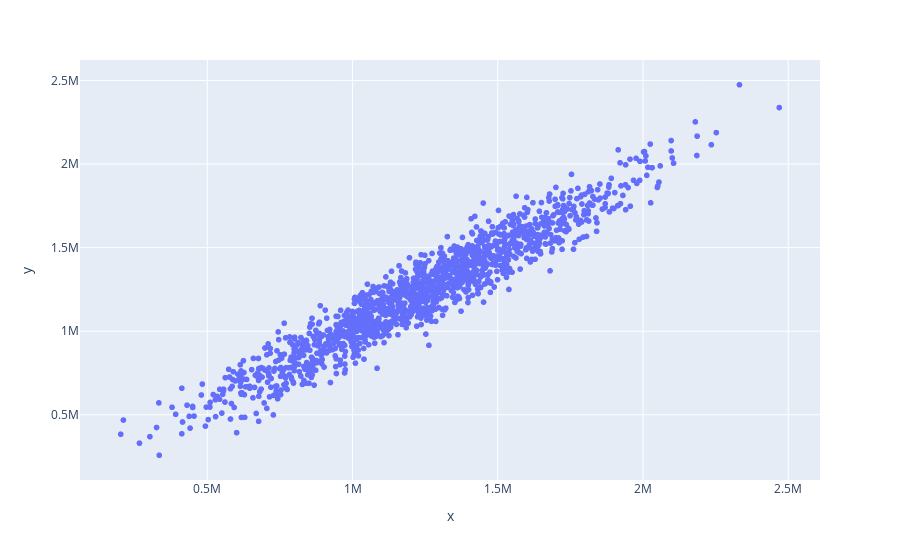

Notebook code cell kept with this figure:
### Code cell
#Comparamos la prediccion con lo datos reales,mes decir, predictions con Y_test 
fig = px.scatter(x = Y_test,  y = predictions)
fig.show()

### Figure 1 — Plotly figure (JSON) as saved in the notebook; plotly's stock layout.template omitted (floating-point values rounded to 4 significant figures; data arrays with more than 128 entries replaced by an {"elided": "..."} marker saying what was removed)
{"data": [{"hovertemplate": "x=%{x}<br>y=%{y}<extra></extra>", "legendgroup": "", "marker": {"color": "#636efa", "symbol": "circle"}, "mode": "markers", "name": "", "showlegend": false, "type": "scattergl", "x": {"elided": "1500 float values"}, "xaxis": "x", "y": {"elided": "1500 float values"}, "yaxis": "y"}], "layout": {"legend": {"tracegroupgap": 0}, "margin": {"t": 60}, "xaxis": {"anchor": "y", "domain": [0, 1], "title": {"text": "x"}}, "yaxis": {"anchor": "x", "domain": [0, 1], "title": {"text": "y"}}}}
